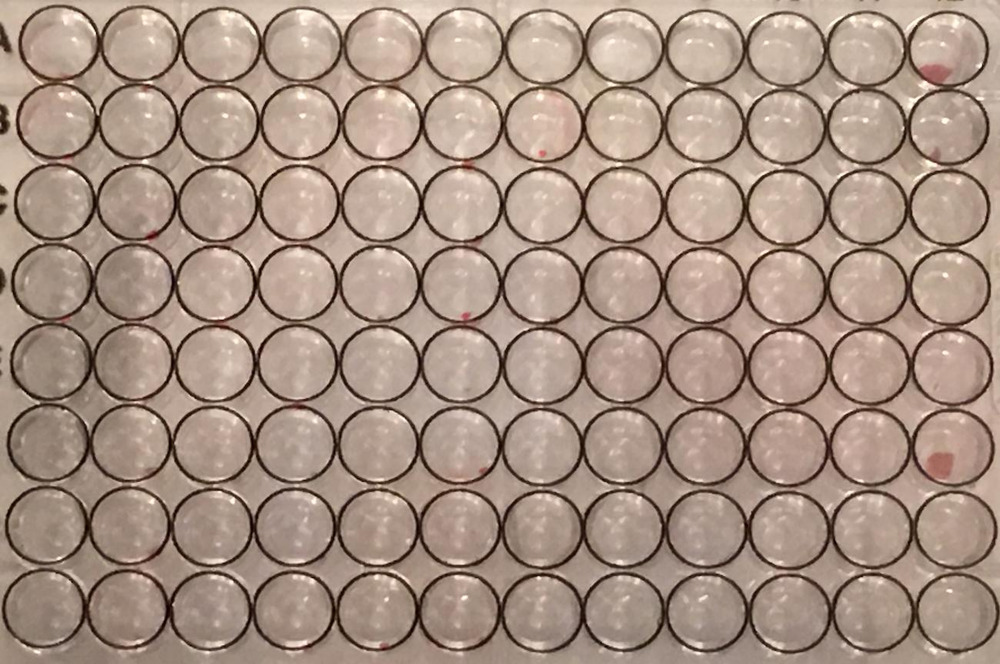
#> input picture input_pictures/input_multiplecircles.png, 1000 x 664 px, shrunk from 1300 x 863 before the run
$ python Hough-Ex3.py --image ../input_pictures/input_multiplecircles.png
#> lines starting #> are read from the running program, lines starting #| are printed output that depends on the picture; after the words box and inside, x2 and y2 are one past the last pixel; in counts of white or black regions, pixels touching at a corner belong together
import cv2 as cv
import numpy as np
import argparse

# konsoldan çalıştırmak için:
# python Hough-Ex2.py -i ../input_pictures/input_multiplecircles.png

ap = argparse.ArgumentParser()
ap.add_argument("-i", "--image", required=True, help="Path of image")
args = vars(ap.parse_args())

img = cv.imread(args["image"])
#> img is the input picture: shape (664, 1000, 3); mean B, G, R 132.4, 146.4, 168
img2 = img.copy()
img = cv.cvtColor(img, cv.COLOR_BGR2GRAY)
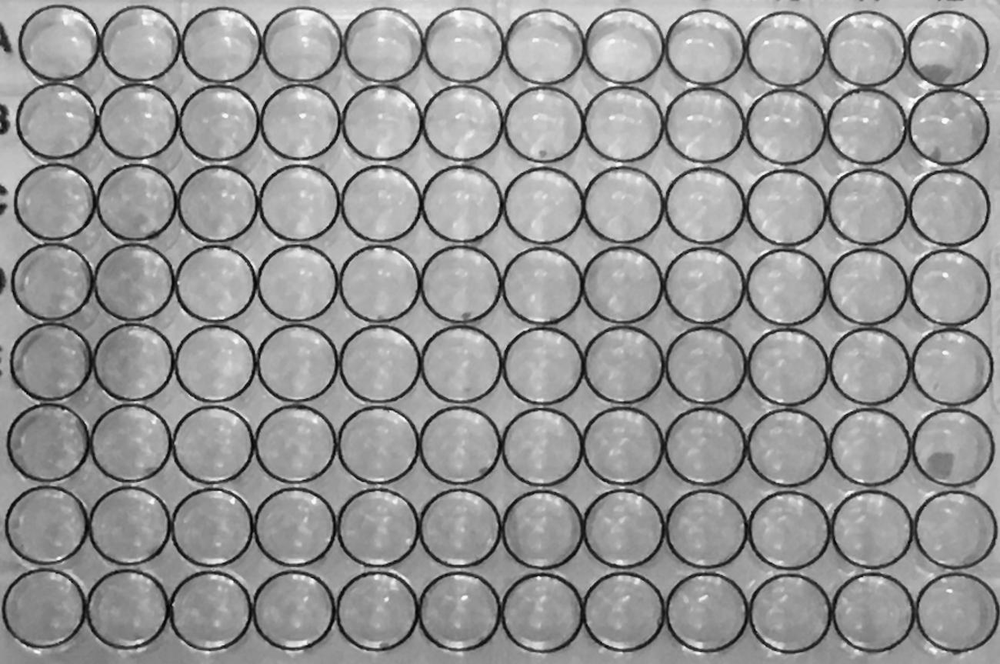
#> img: shape (664, 1000); min 4, max 253, mean 151.3

kernel = np.ones((2, 2), np.uint8)
img = cv.morphologyEx(img, cv.MORPH_GRADIENT, kernel)
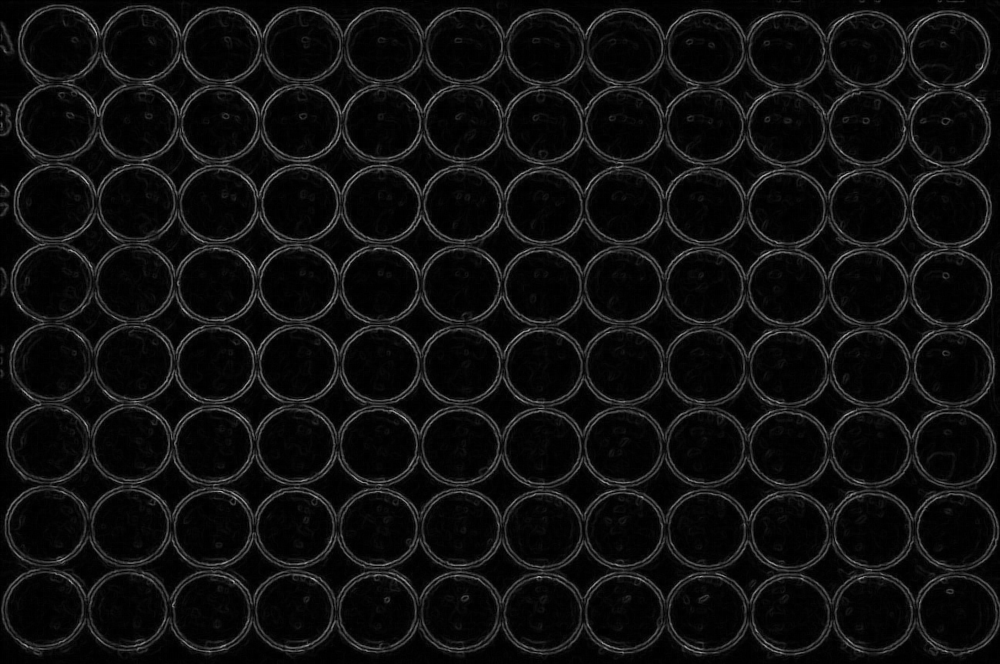
#> img: shape (664, 1000); min 0, max 192, mean 15

cv.imwrite('img_morph1.png', img)
print(img.shape)
#| (664, 1000)
h, w = img.shape[:]
#> h = 664; w = 1000

cv.imshow("image", img)
circles = cv.HoughCircles(img, cv.HOUGH_GRADIENT, 1.5, int(w/13), param1=50, param2=40, minRadius=int(w/26),
                          maxRadius=int(w/24))
#> circles = 96 rows, first 8: [44.25, 525.8, 40.1], [293.2, 444.8, 40.1], [57.75, 44.25, 40.1], [788.2, 207.8, 40.1], [47.25, 608.2, 40.1], [219.8, 45.75, 40.1], [954.8, 447.8, 40.1], [209.2, 609.8, 40.1]

# minDist'e minRadius'un iki katını verince oldu.

circles = np.uint16(np.around(circles))
#> circles = 96 rows, first 8: [44, 526, 40], [293, 445, 40], [58, 44, 40], [788, 208, 40], [47, 608, 40], [220, 46, 40], [955, 448, 40], [209, 610, 40]

for c in circles[0, :]:
    print(c)
    cv.circle(img2, (c[0], c[1]), c[2], (0, 255, 0), 2)
    cv.circle(img2, (c[0], c[1]), 1, (0, 0, 255), 3)
#> this loop made 96 passes
#> c on passes 1 to 12: [44, 526, 40], [293, 445, 40], [58, 44, 40], [788, 208, 40], [47, 608, 40], [220, 46, 40], [955, 448, 40], [209, 610, 40], [539, 613, 40], [380, 445, 40], [625, 446, 40], [131, 608, 40]
#| [ 44 526  40]
#| [293 445  40]
#| [58 44 40]
#| [788 208  40]
#| [ 47 608  40]
#| [220  46  40]
#| [955 448  40]
#| [209 610  40]
#> (further printed lines are left out)
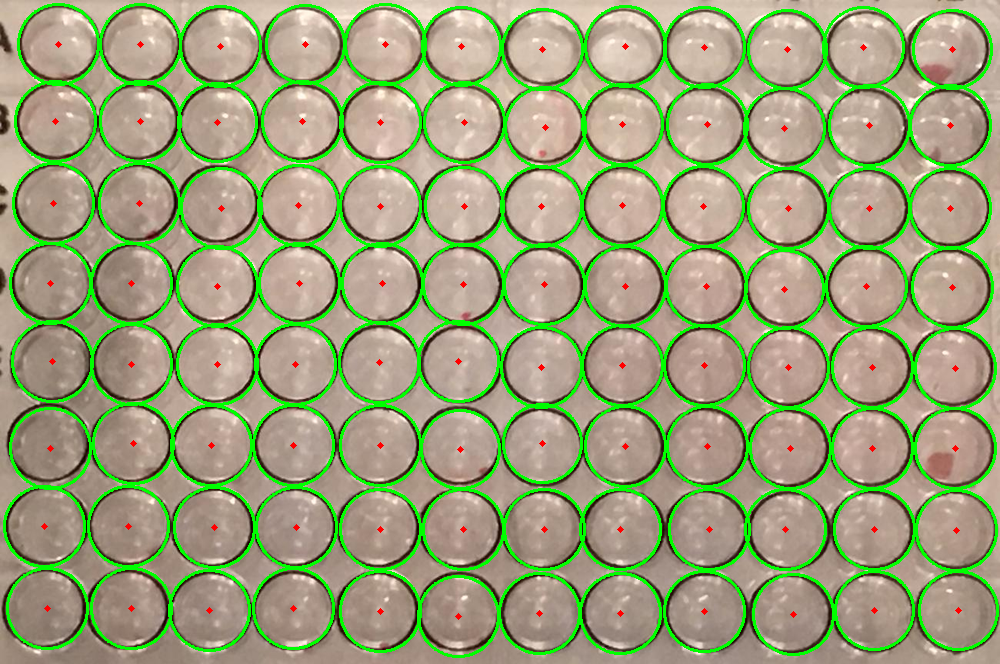
#> img2: shape (664, 1000, 3); 10.88% of pixels changed, all inside (x1, y1, x2, y2) = (3, 3, 999, 658)

cv.imshow(" output img", img2)
cv.waitKey(0)
cv.imwrite("houghcircle-ex3.png", img2)
